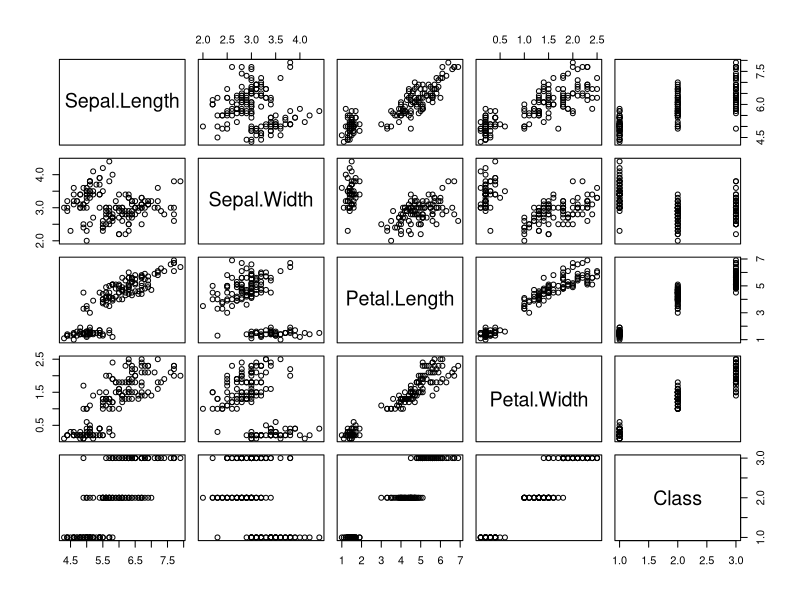
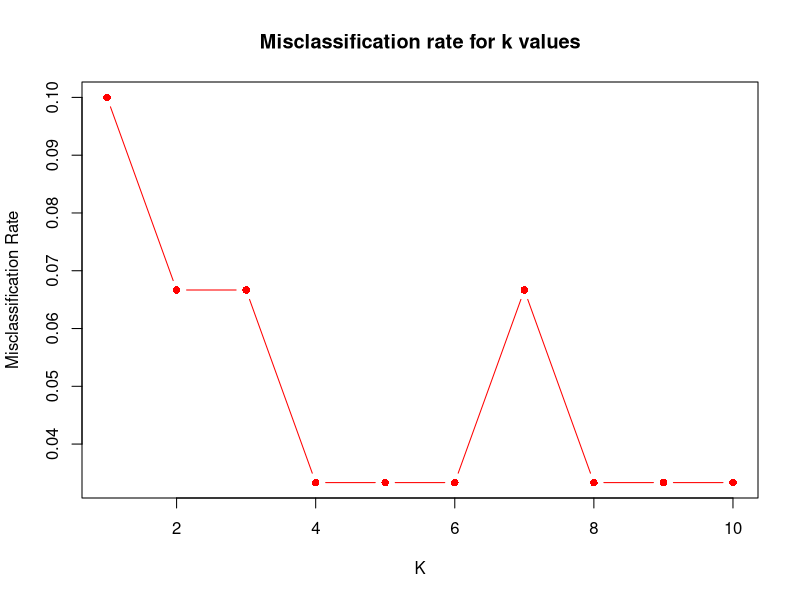
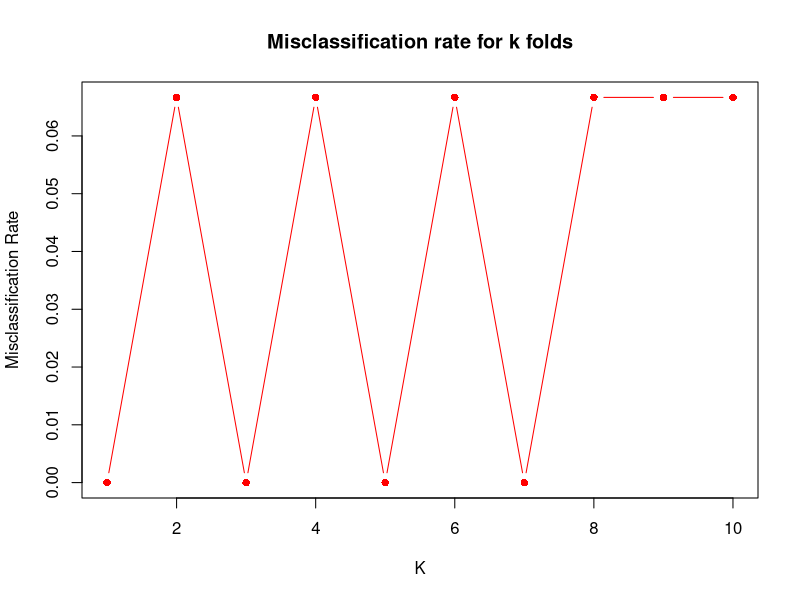
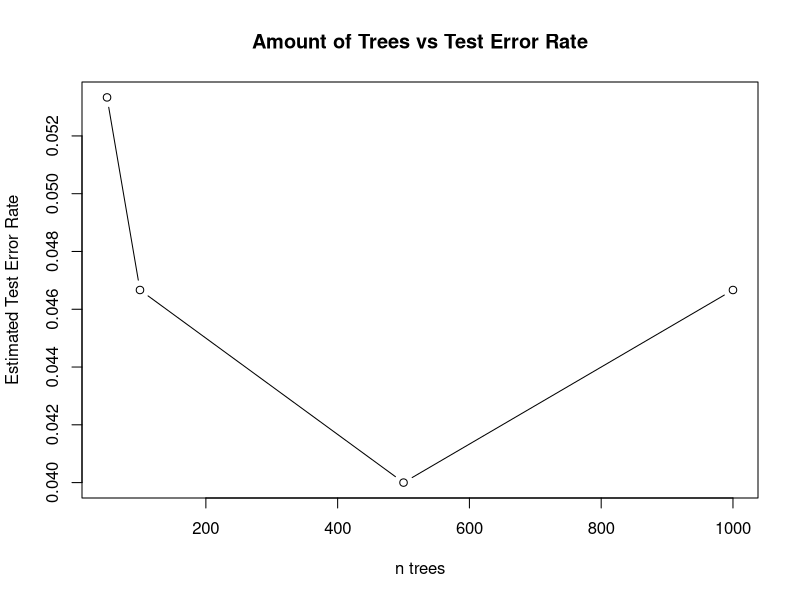
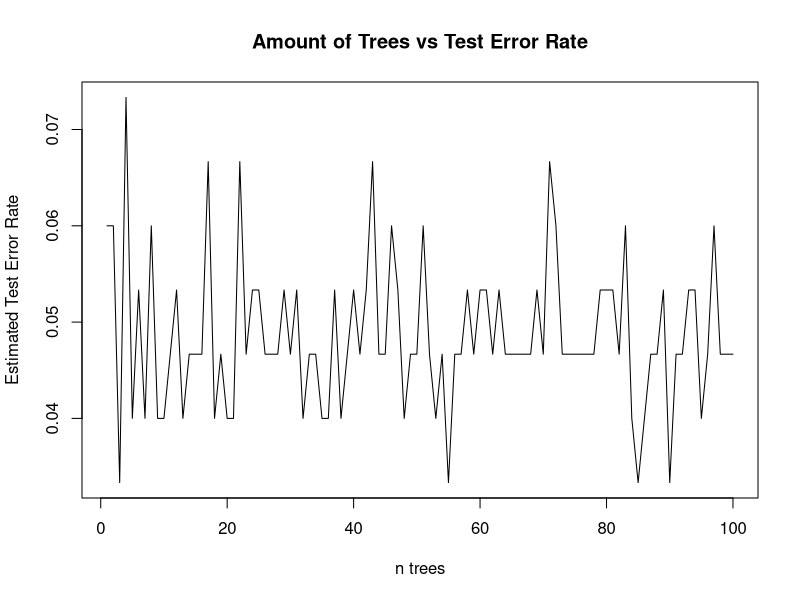

Write R code to recreate these figures, in order.
## ---- chunk 1
knitr::opts_chunk$set(echo = TRUE)
## ---- chunk 2
install.packages(c('randomForest', 'caret', 'class','ggplot2'))

library(class)
library(caret)
library(randomForest)
library(ggplot2)
library(MASS)

# load data from CSV
Iris <- read.csv("bezedekIris.csv")
View(Iris)
attach(Iris)

Iris$Class <- as.factor(Iris$Class) # for handling qualitative response
## ---- chunk 3
summary(Iris)
## ---- chunk 4
pairs(Iris)
## ---- chunk 5
cor(subset(Iris, select = -c(Class)))
## ---- chunk 6
set.seed(1)
k = 10
cv.error <- rep(0, k)
splits <- createFolds(Class, returnTrain = FALSE)
for(i in 1:k) {
  #Split into train and test
  test <- splits[[i]]
  train <- -(test)
  Iris.test <- Iris[test, ]
  Class.test <- Class[test]
  
  #Train model
  lda.fit <- lda(Class ~ ., data = Iris, subset = train)
  
  #Test model
  lda.pred <- predict(lda.fit, Iris.test)
  lda.class <- lda.pred$class
  cv.error[i] <- mean(lda.class != Class.test)
}
cv.error
mean(cv.error)

lda.fit <- lda(Class ~ ., data = Iris)
lda.fit
## ---- chunk 7
set.seed(1)
k = 10
cv.error <- rep(0, k)
splits <- createFolds(Class, returnTrain = FALSE)
for(i in 1:k) {
  #Split into train and test
  test <- splits[[i]]
  train <- -(test)
  Iris.test <- Iris[test, ]
  Class.test <- Class[test]
  
  #Train model
  qda.fit <- qda(Class ~ ., data = Iris, subset = train)
  
  #Test model
  qda.pred <- predict(qda.fit, Iris.test)
  qda.class <- qda.pred$class
  cv.error[i] <- mean(qda.class != Class.test)
}
cv.error
mean(cv.error)

qda.fit <- qda(Class ~ ., data = Iris)
qda.fit
## ---- chunk 8
#### FITTING A KNN CLASSIFIER MODEL FOR DIFFERENT VALUES OF K TO FIND THE BEST K WITH LEAST MISCLASSIFICATION RATE
set.seed(300)
train_indices = sample(1:nrow(Iris), 0.8 * nrow(Iris))
train_data=Iris[train_indices, ]
test_data=Iris[-train_indices, ]
predictors=names(train_data)[1:4]
response="Class"
correct_classification=numeric()
misclassification_rates=numeric()
for (k_value in 1:10) {
  knn_predictions=knn(train = train_data[, predictors], test = test_data[, predictors], cl = train_data[, response], k = k_value)
  confusion_matrix=table(Actual = test_data[, response], Predicted = knn_predictions)
  correct_classification=sum(diag(confusion_matrix)) / sum(confusion_matrix)
  misclassification_rate=1 - correct_classification
  misclassification_rates=c(misclassification_rates, misclassification_rate)
  print(k_value)
  print(confusion_matrix)
  }
print(misclassification_rates)
plot(1:10, misclassification_rates, type = "b", xlab = "K",pch=16,col="red", ylab = "Misclassification Rate", main = "Misclassification rate for k values")
### After fitting the knn model on different k it is observed that 1,3,4,8,9,10 gives the minimum misclassification rate. So the knn model with k =3 can be choosen for further validation
## ---- chunk 9
### APPLYING 10 FOLD CROSS VALIDATION FOR TESTING THE MODEL PREDICTIONS
set.seed(123)
predictors = names(Iris)[1:4]
response = "Class"
irirs_data_2 = Iris[,c(predictors,response),drop=FALSE]
k_folds = 10
folds = createFolds(irirs_data_2$Class,k=k_folds,list=TRUE,returnTrain = FALSE)
missclassification_rates = numeric()
for (fold_ind in folds){
  fold = unlist(fold_ind)
  train_data = irirs_data_2[-fold,]
  test_data = irirs_data_2[fold,]
  knn_predictions = knn(train = train_data[,predictors],test=test_data[,predictors],cl=train_data[,response],k=3)
  confusion_matrix = table(Actual=test_data[,response],Predicted=knn_predictions)
  correct_classification = sum(diag(confusion_matrix))/sum(confusion_matrix)
  missclassification_rate = 1-correct_classification
  missclassification_rates = c(missclassification_rates,missclassification_rate)
}
print(missclassification_rates)
plot(1:10, missclassification_rates, type = "b",pch =16,col="red", xlab = "K", ylab = "Misclassification Rate", main = "Misclassification rate for k folds")
average_missclassification = mean(missclassification_rates)
print(average_missclassification)
### After applying the k fold cross validation the average misclassification rate shows up to be 0.04
## ---- chunk 10
set.seed(1)
k=10
mis.errors.50=rep(k)
Iris.splits=createFolds(Iris$Class, k = k, returnTrain = FALSE)

for (i in 1:k){
  # split into train/test
  Iris.test=Iris[Iris.splits[[i]],]
  Iris.train=Iris[-Iris.splits[[i]],]
  
  # train model
  rf.fit = randomForest(Iris.train$Class ~ ., data=Iris.train, type='classification',importance=TRUE, proximity=TRUE, ntree=50) 
  
  # predict on test and get error from confusion matrix
  predictions=predict(rf.fit, Iris.test)
  rf.cm=table(predictions,Iris.test$Class)
  mis.error=1-sum(diag(rf.cm))/sum(rf.cm)
  
  mis.errors.50[i]=mis.error
}

mean(mis.errors.50)
## ---- chunk 11
set.seed(1)
k=10
mis.errors.100=rep(k)
Iris.splits=createFolds(Iris$Class, k = k, returnTrain = FALSE)

for (i in 1:k){
  # split into train/test
  Iris.test=Iris[Iris.splits[[i]],]
  Iris.train=Iris[-Iris.splits[[i]],]
  
  # train model
  rf.fit = randomForest(Iris.train$Class ~ ., data=Iris.train, type='classification',importance=TRUE, proximity=TRUE, ntree=100) 
  
  # predict on test and get error from confusion matrix
  predictions=predict(rf.fit, Iris.test)
  rf.cm=table(predictions,Iris.test$Class)
  mis.error=1-sum(diag(rf.cm))/sum(rf.cm)
  
  mis.errors.100[i]=mis.error
}

mean(mis.errors.100)
## ---- chunk 12
set.seed(1)
k=10
mis.errors.500=rep(k)
Iris.splits=createFolds(Iris$Class, k = k, returnTrain = FALSE)

for (i in 1:k){
  # split into train/test
  Iris.test=Iris[Iris.splits[[i]],]
  Iris.train=Iris[-Iris.splits[[i]],]
  
  # train model
  rf.fit = randomForest(Iris.train$Class ~ ., data=Iris.train, type='classification',importance=TRUE, proximity=TRUE, ntree=500) 
  
  # predict on test and get error from confusion matrix
  predictions=predict(rf.fit, Iris.test)
  rf.cm=table(predictions,Iris.test$Class)
  mis.error=1-sum(diag(rf.cm))/sum(rf.cm)
  
  mis.errors.500[i]=mis.error
}

mean(mis.errors.500)
## ---- chunk 13
set.seed(1)
k=10
mis.errors.1000=rep(k)
Iris.splits=createFolds(Iris$Class, k = k, returnTrain = FALSE)

for (i in 1:k){
  # split into train/test
  Iris.test=Iris[Iris.splits[[i]],]
  Iris.train=Iris[-Iris.splits[[i]],]
  
  # train model
  rf.fit = randomForest(Iris.train$Class ~ ., data=Iris.train, type='classification',importance=TRUE, proximity=TRUE, ntree=1000) 
  
  # predict on test and get error from confusion matrix
  predictions=predict(rf.fit, Iris.test)
  rf.cm=table(predictions,Iris.test$Class)
  mis.error=1-sum(diag(rf.cm))/sum(rf.cm)
  
  mis.errors.1000[i]=mis.error
}

mean(mis.errors.1000)
## ---- chunk 14
ave.errors=c(mean(mis.errors.50),mean(mis.errors.100),mean(mis.errors.500),mean(mis.errors.1000))

plot(c(50,100,500,1000),ave.errors, xlab = 'n trees', ylab='Estimated Test Error Rate', type='b')

title('Amount of Trees vs Test Error Rate')
## ---- chunk 15
set.seed(1)
ntree.max=100
k=10

n.errors=rep(ntree.max)

for (n in 1:ntree.max){
  k.errors=rep(k)
  Iris.splits=createFolds(Iris$Class, k = k, returnTrain = FALSE)
  
  for (i in 1:k){
    # split into train/test
    Iris.test=Iris[Iris.splits[[i]],]
    Iris.train=Iris[-Iris.splits[[i]],]
    
    # train model
    rf.fit = randomForest(Iris.train$Class ~ ., data=Iris.train, type='classification',importance=TRUE, proximity=TRUE, ntree=n) 
    
    # predict on test and get error from confusion matrix
    predictions=predict(rf.fit, Iris.test)
    rf.cm=table(predictions,Iris.test$Class)
    mis.error=1-sum(diag(rf.cm))/sum(rf.cm)
    
    k.errors[i]=mis.error
  }
  n.errors[n]=mean(k.errors)
}

n.errors
## ---- chunk 16
error.min=which.min(n.errors)
error.min
plot(seq(1:ntree.max),n.errors, xlab = 'n trees', ylab='Estimated Test Error Rate', type='l')
title('Amount of Trees vs Test Error Rate')
